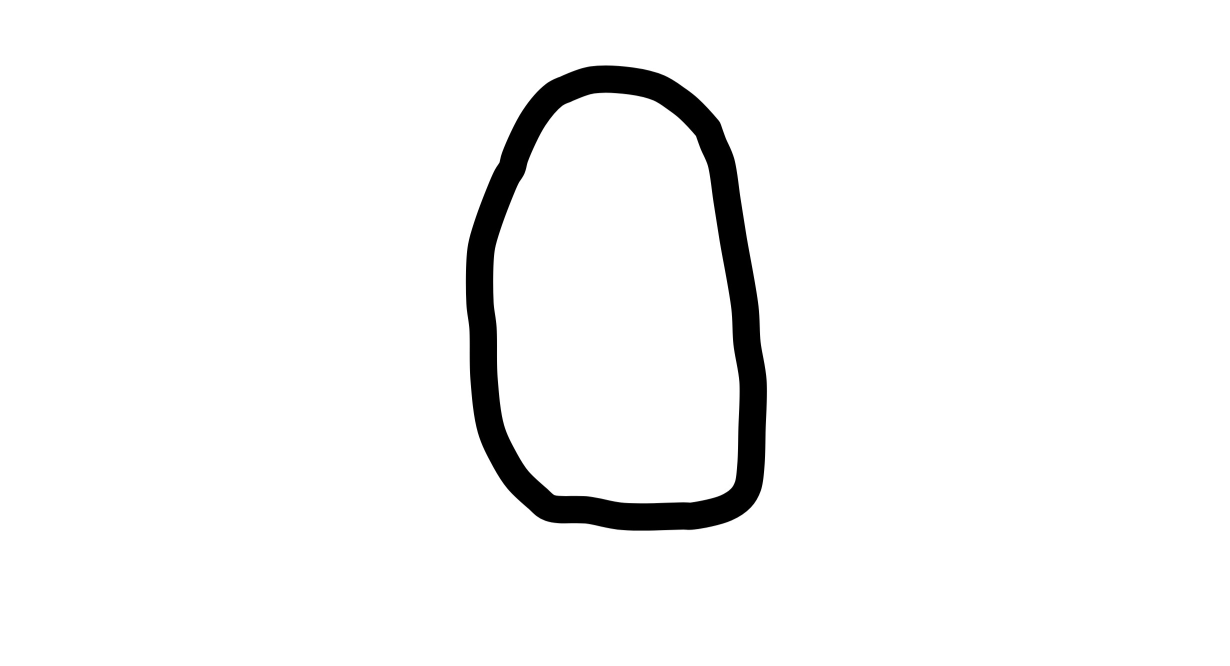
#> input picture guru_scripts/guru19_deep_learning/data/prediction/Drawing_0.jpeg, 2460 x 1332 px (shown at 1/2 size)
$ python Image2vec.py data/prediction/Drawing_0.jpeg
#> lines starting #> are read from the running program, lines starting #| are printed output that depends on the picture
#> further down, RGB is the input picture: shape (1332, 2460, 3); min 0, max 255, mean 244.8
import matplotlib.pyplot as plt
import matplotlib.image as mpimg
import numpy as np
import sys

def rgb2gray(rgb):
    r, g, b = rgb[:,:,0], rgb[:,:,1], rgb[:,:,2]
    gray = (0.2989 * r + 0.5870 * g + 0.1140 * b)/256
    return gray

def crop(image):
    h, w = image.shape
#> h = 1332; w = 2460
    if h > w:
        h_start = (h-w)//2
        h_end = h_start + w
        w_start = 0
        w_end = w
    else:
        h_start = 0
        h_end = h
#> h_end = 1332
        w_start = (w - h) // 2
#> w_start = 564
        w_end = w_start + h
#> w_end = 1896
    res = image[h_start:h_end,w_start:w_end]
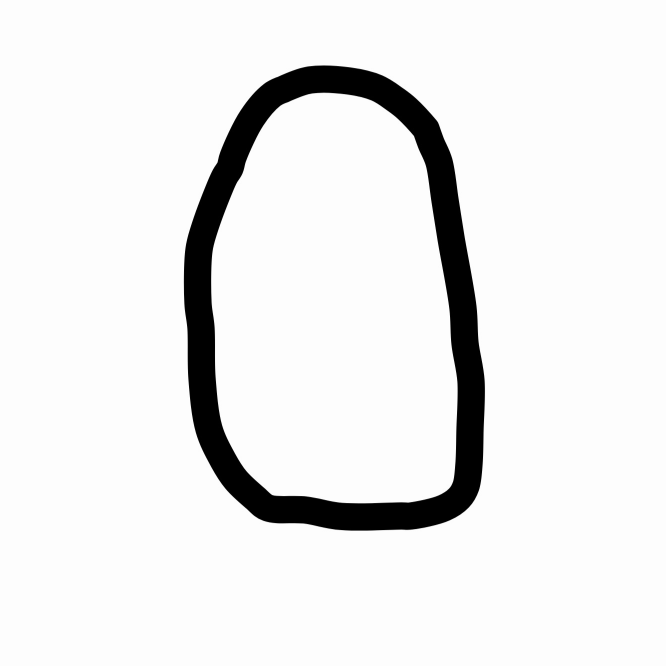
#> res: shape (1332, 1332) float64 (shown at 1/2 size); min 0, max 0.996, mean 0.923
    return res


def resize(image, toH, toW):
#> called with toH = 20, toW = 20
    h, w = image.shape
#> h = 1332; w = 1332
    block_H, block_W = h//toH, w//toW
#> block_H = 66; block_W = 66
    res = np.zeros((toH, toW))
    for i in range(0, toH):
        for j in range(0, toW):
            cnt = 0
            avg = 0
#            Min = 0
            for ii in range(0,block_H):
                for jj in range(0,block_W):
                    cnt += 1
                    avg += image[i*block_H+ii,j*block_W+jj]
#                    Min = min(Min, image[i*block_H+ii,j*block_W+jj])
            avg /= cnt
            res[i,j] = avg
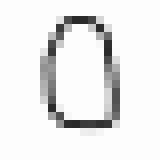
#> res: shape (20, 20) float64 (shown 8 times larger); min 0.163, max 0.996, mean 0.921
    return res


inputfile = sys.argv[1]
basename = inputfile[0: inputfile.find('.')]
RGB = mpimg.imread(inputfile)
Gray = rgb2gray(RGB)

Gray_crop = crop(Gray)

Gray_20 = np.ones((20,20)) - resize(Gray_crop, 20, 20)
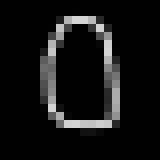
#> Gray_20: shape (20, 20) float64 (shown 8 times larger); min 0.00401, max 0.837, mean 0.0788

Gray_20 = np.transpose(Gray_20)
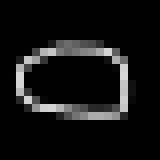
#> Gray_20: shape (20, 20) float64 (shown 8 times larger); min 0.00401, max 0.837, mean 0.0788

# imgplot = plt.imshow(Gray_20)
# plt.show()

drawing = np.reshape(Gray_20, (1, 400))

filename = basename+'.csv'
with open(filename, "w") as file:
    file.write('v_Val_id,dataX\n')
    for i in range(400):
        file.write(str(i+1)+','+str(drawing[0,i])+'\n')
